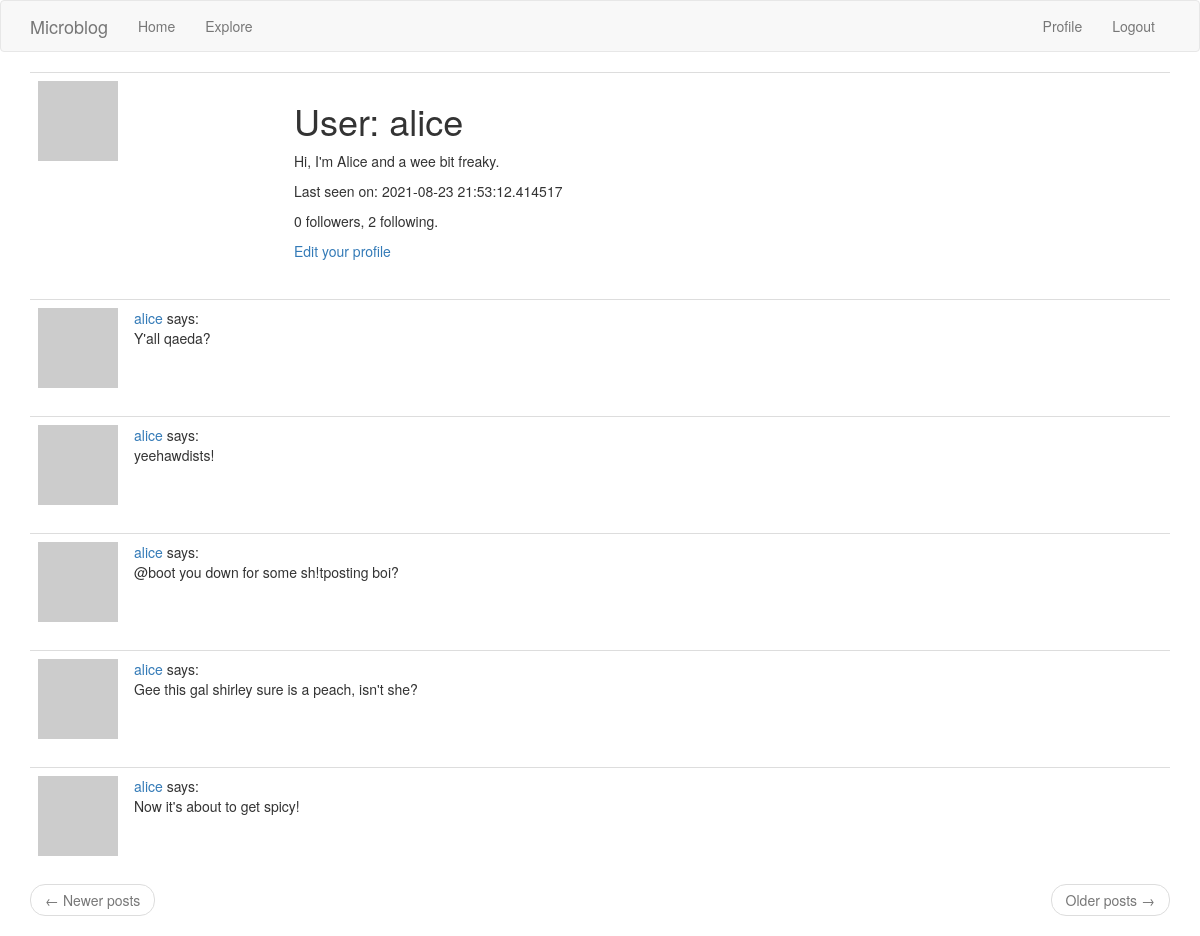
The app's page /user/alice (signed in) with its own data.
### app/models.py (models this page shows, shortened)
class PaginatedAPIMixin(object):
    @staticmethod
    def to_collection_dict(query, page, per_page, endpoint, **kwargs):
        resources = query.paginate(page, per_page, False)
        data = {
            'items': [item.to_dict() for item in resources.items],
            '_meta': {
                'page': page,
                'per_page': per_page,
                'total_pages': resources.pages,
                'total_items': resources.total
            },
            '_links': {
            'self': url_for(endpoint, page=page, per_page=per_page, **kwargs),
            'next': url_for(endpoint, page=page + 1, per_page=per_page, **kwargs)
                if resources.has_next else None,
            'prev': url_for(endpoint, page=page - 1, per_page=per_page, **kwargs)
                if resources.has_prev else None
            }
        }
        return data

class User(UserMixin, PaginatedAPIMixin, db.Model):
    id = db.Column(db.Integer, primary_key=True)
    username = db.Column(db.String(64), index=True, unique=True)
    email = db.Column(db.String(120), index=True, unique=True)
    password_hash = db.Column(db.String(128))
    posts = db.relationship('Post', backref='author', lazy='dynamic')
    about_me = db.Column(db.String(140))
    last_seen = db.Column(db.DateTime, default=datetime.utcnow)
    token = db.Column(db.String(32), index=True, unique=True)
    token_expiration = db.Column(db.DateTime)
    def avatar(self, size):
        digest = md5(self.email.lower().encode('utf-8')).hexdigest()
        return 'https://www.gravatar.com/avatar/{}?d=identicon&s={}'.format(digest, size)
    followed = db.relationship(
        'User', secondary = followers,
        primaryjoin = (followers.c.follower_id == id),
        secondaryjoin = (followers.c.followed_id == id),
        backref = db.backref('followers', lazy ='dynamic'),
        lazy = 'dynamic'
        )

class Post(db.Model):
    id = db.Column(db.Integer, primary_key=True)
    body = db.Column(db.String(140))
    timestamp = db.Column(db.DateTime, index=True, default=datetime.utcnow)
    user_id = db.Column(db.Integer, db.ForeignKey('user.id'))

### app/routes.py (the view, shortened to what this page needs)
@app.route('/user/<username>')
@login_required
def user(username):
    user = User.query.filter_by(username=username).first_or_404()
    page = request.args.get('page', 1, type=int)
    posts = user.posts.order_by(Post.timestamp.desc()).paginate(
        page, app.config['POSTS_PER_PAGE'], False)
    next_url = url_for('user', username=user.username, page=posts.next_num) \
        if posts.has_next else None
    prev_url = url_for('user', username=user.username, page=posts.prev_num) \
        if posts.has_prev else None
    form = EmptyForm()
    return render_template('user.html', user=user, posts=posts.items,
        next_url=next_url, prev_url=prev_url, form=form)

### app/models.py (called while the page is built)
@login.user_loader
def load_user(id):
	return User.query.get(int(id))

### app/routes.py (called while the page is built)
@app.before_request
def before_request():
    if current_user.is_authenticated:
        current_user.last_seen = datetime.utcnow()
        db.session.commit()

### app/templates/user.html (shortened to what this page needs)
{% extends "base.html" %}
{% block app_content %}
    <table class="table table-hover">
        <tr>
            <td width="256px"><img src="{{ user.avatar(256) }}"></td>
            <td>
                <h1>User: {{ user.username }}</h1>
                {% if user.about_me %}<p>{{ user.about_me }}</p>{% endif %}
                {% if user.last_seen %}<p>Last seen on: {{ user.last_seen }}</p>{% endif %}
                <p>{{ user.followers.count() }} followers, {{ user.followed.count() }} following.</p>
                {% if user == current_user %}
                <p><a href="{{ url_for('edit_profile') }}">Edit your profile</a></p>
                {% endif %}
            </td>
        </tr>
    </table>
    {% for post in posts %}
        {% include '_post.html' %}
    {% endfor %}
    <nav aria-label="...">
        <ul class="pager">
            <li class="previous{% if not prev_url %} disabled{% endif %}">
                <a href="{{ prev_url or '#' }}">
                    <span aria-hidden="true">&larr;</span> Newer posts
                </a>
            </li>
            <li class="next{% if not next_url %} disabled{% endif %}">
                <a href="{{ next_url or '#' }}">
                    Older posts <span aria-hidden="true">&rarr;</span>
                </a>
            </li>
        </ul>
    </nav>
{% endblock %}

### app/templates/_post.html
    <table class="table table-hover">
        <tr>
            <td width="70px">
                <a href="{{ url_for('user', username=post.author.username) }}">
                    <img src="{{ post.author.avatar(70) }}" />
                </a>
            </td>
            <td>
                <a href="{{ url_for('user', username=post.author.username) }}">
                    {{ post.author.username }}
                </a>
                says:
                <br>
                {{ post.body }}
            </td>
        </tr>
    </table>

### records on screen
User: username "alice", about_me "Hi, I'm Alice and a wee bit freaky.", last_seen "2021-08-23 21:53:12.414517"
Post: author.username "alice", body "Y'all qaeda?"
Post: author.username "alice", body "yeehawdists!"
Post: author.username "alice", body "@boot you down for some sh!tposting boi?"
Post: author.username "alice", body "Gee this gal shirley sure is a peach, isn't she?"
Post: author.username "alice", body "Now it's about to get spicy!"

### other values on screen
{{ user.followers.count() }} "0"
{{ user.followed.count() }} "2"
